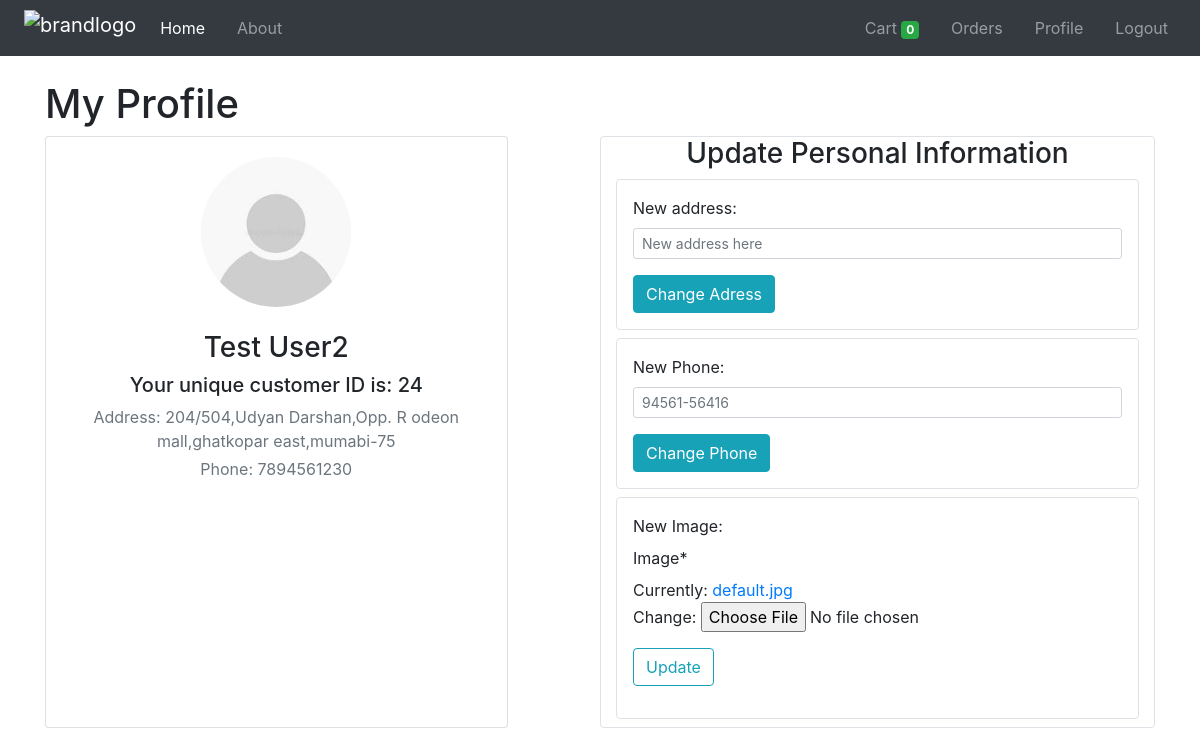
The app's page /profile/ (signed in), older data.
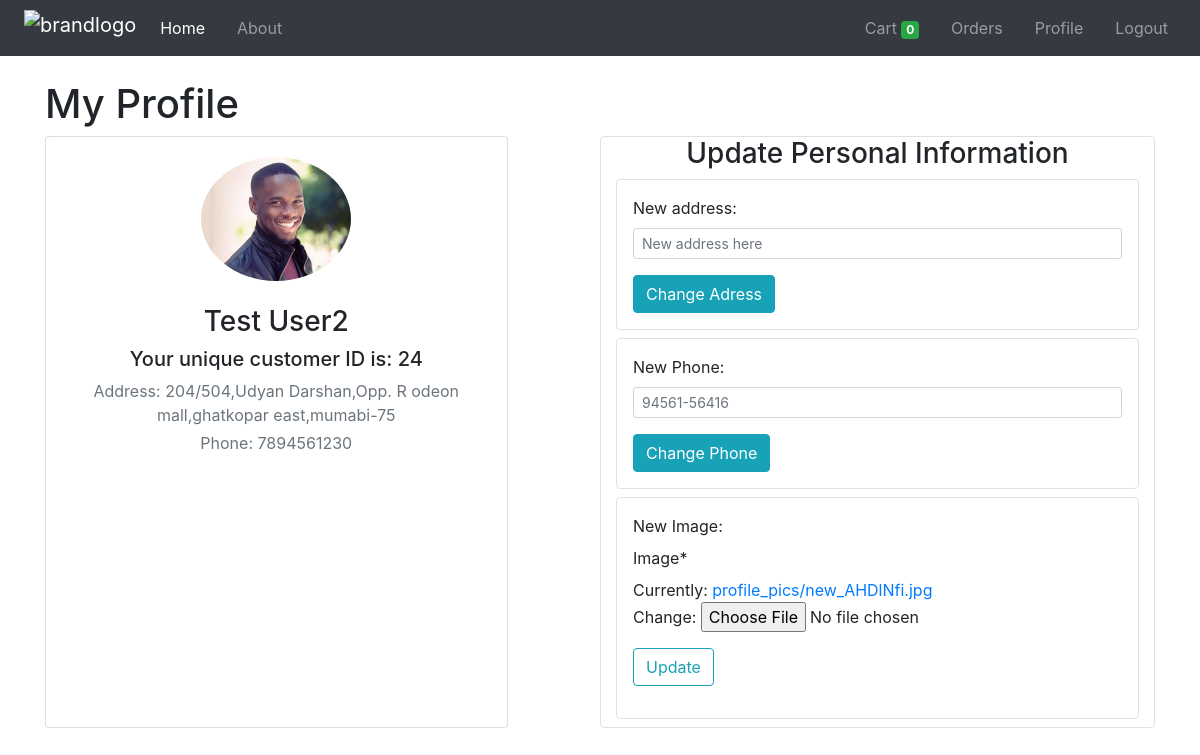
The same page, newer data.
### store/models/profile.py (models this page shows, shortened)
class Profile(models.Model):
    customer = models.OneToOneField(Customer, on_delete=models.CASCADE)
    image = models.ImageField(default="default.jpg", upload_to='profile_pics')

### store/auth.py (the view)
    def middleware(request):
        if not request.session.get('customer_id'):
            return redirect('login')
        response = get_response(request)
        return response

### store/forms.py
class ProfileUpdateForm(forms.ModelForm):
    class Meta:
        model = Profile
        fields = ['image']

### store/auth.py (called while the page is built)
def auth_middleware(get_response):
    def middleware(request):
        if not request.session.get('customer_id'):
            return redirect('login')
        response = get_response(request)
        return response
    return middleware

### store/views.py (called while the page is built, shortened)
@auth_middleware
def profile(request):
    if request.method == 'GET':
        customer_email = request.session.get('customer_email')
        cid = request.session.get('customer_id')
        user = Customer.objects.filter(email=customer_email).first()
        profile = Profile.objects.filter(customer=cid).first()
        form = ProfileUpdateForm(instance= profile)
        data = {
            'customer': user,
            'profile': profile,
            'form': form,
        }
        return render(request, 'store/profile.html', data)

### store/templates/store/profile.html (shortened to what this page needs)
{% extends "store/base.html" %}
{% load crispy_forms_tags %}
{% block content %}
<div class="container my-4">
    <h1 class="mt-3">My Profile</h1>
    <div class="main-body mx-auto row">
        <div class="card col-md-5 px-3 mx-auto">
            <div class="card-body">
                <div class="d-flex flex-column align-items-center text-center">
                    <img src="{{ profile.image.url }}" alt="Admin" class="rounded-circle" width="150">
                    <div class="mt-3">
                        <h3 class="my-2">{{ customer.fname }} {{ customer.lname }}</h3>
                        <h5 class="my-2">Your unique customer ID is: {{ customer.id }}</h5>
                        <p class="text-muted my-1">Address: {{ customer.address }}</p>
                        <p class="text-muted my-1">Phone: {{ customer.contact_no }}</p>
                    </div>
                </div>
            </div>
        </div>
        <span class="col-md-1">
        </span>
        <div class="col-md-6 border rounded">
            <h3 class="text-center">Update Personal Information</h3>
            <form class="p-3 my-2 border rounded" method="POST">
                <div class="form-group">
                    <label for="address">New address:</label>
                    <input type="text" value="{{ values.fname }}" name="address" class="form-control form-control-sm" placeholder="New address here">
                </div>
                <input type="submit" class="btn btn-info" value="Change Adress">
            </form>
            <form class="p-3 my-2 border rounded" method="POST">
                <div class="form-group">
                    <label for="phone">New Phone:</label>
                    <input type="number" name="phone" class="form-control form-control-sm" placeholder="94561-56416">
                </div>
                <input type="submit" class="btn btn-info" value="Change Phone">
            </form>
            <form class="p-3 my-2 border rounded" method="POST" enctype="multipart/form-data">
                <fieldset class="form-group">
                    <label for="phone">New Image:</label>
                    {{ form|crispy }}
                </fieldset>
                <div class="form-group">
                    <button class="btn btn-outline-info" type="submit">Update</button>
                </div>
            </form>
        </div>
    </div>
</div>
{% endblock %}

Row changes from the older to the newer data that the page shows:
changed Profile: image: picture added in place of a placeholder
Text that changed along with them:
text no longer shown: "Image * Currently: default.jpg Change:"
text now shown: "Image * Currently: profile_pics/new_AHDlNfi.jpg Change:"
